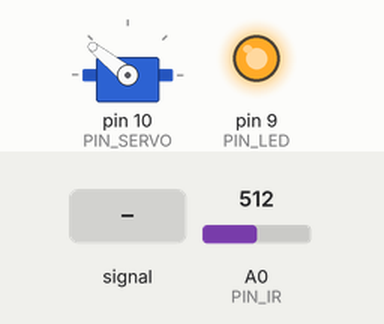
A sketch run on a simulated Arduino Uno, built with avr-gcc and run on an emulated ATmega328P. Parts: servo, output pins drawn as LEDs (lit = HIGH). Dashed ring = blinking. The inputs (shaded band) are chosen by the test bench; at power-on: A0 (PIN_IR) = 512. What the sketch prints to the serial monitor is not drawn.

Above: at 1.2 s.
1.3 s: A0 (PIN_IR) fed a 2 Hz sine of ±306 counts around its level
At 1.94 s:
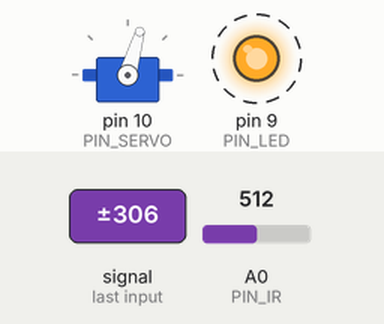
4.3 s: A0 (PIN_IR) set to 0
At 4.8 s:
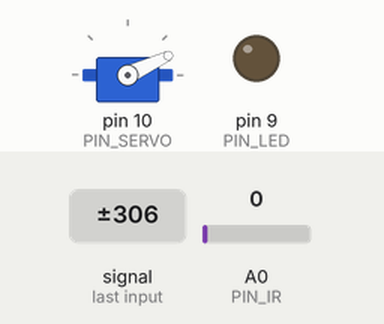
5.9 s: A0 (PIN_IR) set to 255
8.9 s: A0 (PIN_IR) set to 281
At 9.5 s:
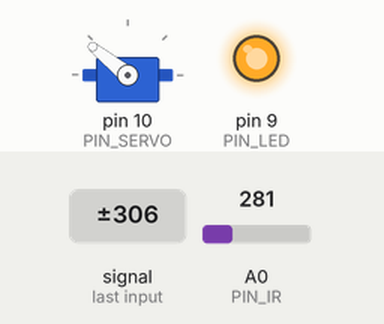
10.5 s: A0 (PIN_IR) fed a 200 Hz sine of ±255 counts around its level
At 10.66 s:
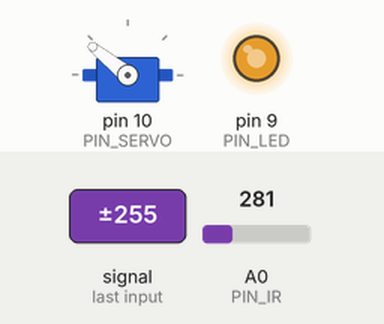
13.5 s: A0 (PIN_IR) set to 165
Timing chart, 0 to 16.1 s (numbered marks = the images above; inputs shaded):
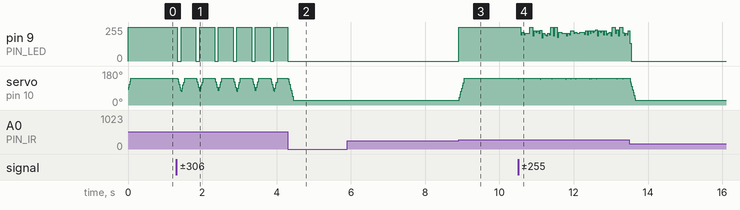

The sketch:

22_bbc_20243084.ino
```cpp
#include <Servo.h>

// Arduino pin assignment
#define PIN_LED   9
#define PIN_SERVO 10
#define PIN_IR    A0

// Event interval parameters
#define _INTERVAL_DIST    2 // distance sensor interval (unit: ms)
#define _INTERVAL_SERVO   2 // servo interval (unit: ms)
#define _INTERVAL_SERIAL  5 // serial interval (unit: ms)

// EMA filter configuration for the IR distance sensor
#define _EMA_ALPHA 0.5    // EMA weight of new sample (range: 0 to 1)
                          // Setting EMA to 1 effectively disables EMA filter.

// Servo adjustment - Set _DUTY_MAX, _NEU, _MIN with your own numbers
#define _DUTY_MAX 2000 // 2000
#define _DUTY_NEU 1400 // 1500
#define _DUTY_MIN 800 // 1000

#define _SERVO_ANGLE_DIFF  145  // Replace with |D - E| degree
#define _SERVO_SPEED       1000  // servo speed

#define _BANGBANG_RANGE    1000  // duty up and down for bangbang control

// Target Distance
#define _DIST_TARGET    175 // Center of the rail (unit:mm)

// global variables

Servo myservo;

float dist_ema;     // unit: mm

int duty_change_per_interval; // maximum duty difference per interval
int duty_target;    // Target duty
int duty_current;      // Current duty
int duty_adj;       // Level adjustment

unsigned long last_sampling_time_dist;   // unit: msec
unsigned long last_sampling_time_servo;  // unit: msec
unsigned long last_sampling_time_serial; // unit: msec

bool event_dist, event_servo, event_serial; // event triggered?

void setup()
{
  // initialize GPIO pins
  pinMode(PIN_LED,OUTPUT);
  myservo.attach(PIN_SERVO);

  duty_target = duty_current = _DUTY_NEU;
  myservo.writeMicroseconds(duty_current);

  // initialize serial port
  Serial.begin(250000);

  // convert angular speed into duty change per interval.
  duty_change_per_interval =
    (float)(_DUTY_MAX - _DUTY_MIN) * ((float)_SERVO_SPEED / _SERVO_ANGLE_DIFF) * (_INTERVAL_SERVO / 1000.0);
}

void loop()
{
  unsigned long time_curr = millis();

  // wait until next event time
  if (time_curr >= (last_sampling_time_dist + _INTERVAL_DIST)) {
        last_sampling_time_dist += _INTERVAL_DIST;
        event_dist = true;
  }
  if (time_curr >= (last_sampling_time_servo + _INTERVAL_SERVO)) {
        last_sampling_time_servo += _INTERVAL_SERVO;
        event_servo = true;
  }
  if (time_curr >= (last_sampling_time_serial + _INTERVAL_SERIAL)) {
        last_sampling_time_serial += _INTERVAL_SERIAL;
        event_serial = true;
  }

  if (event_dist) {
    float dist_filtered; // unit: mm
    event_dist = false;

    // get a distance reading from the distance sensor
    dist_filtered = volt_to_distance(ir_sensor_filtered(10, 0.5, 0));
    dist_ema = _EMA_ALPHA * dist_filtered + (1.0 - _EMA_ALPHA) * dist_ema;

    // bang bang control
    if (dist_ema > _DIST_TARGET) {
      duty_target = _DUTY_NEU - _BANGBANG_RANGE;
      digitalWrite(PIN_LED, 0);
    } else if (dist_ema < _DIST_TARGET) {
      duty_target = _DUTY_NEU + _BANGBANG_RANGE;
      digitalWrite(PIN_LED, 1);
    }
  }

  if (event_servo) {
    event_servo = false;

    // adjust duty_current toward duty_target by duty_change_per_interval
    if (duty_target > duty_current) {
      duty_current += duty_change_per_interval;
      if (duty_current > duty_target)
          duty_current = duty_target;
    } else if (duty_target < duty_current) {
      duty_current -= duty_change_per_interval;
      if (duty_current < duty_target)
        duty_current = duty_target;
    }

    // servo arm protection
    if (duty_current < _DUTY_MIN)
      duty_current = _DUTY_MIN;
    else if (duty_current > _DUTY_MAX)
      duty_current = _DUTY_MAX;

    // update servo position
    myservo.writeMicroseconds(duty_current);
  }

  if (event_serial) {
    event_serial = false;

    // output the read value to the serial port
    Serial.print("TARGET:"); Serial.print(_DIST_TARGET);
    Serial.print(",DIST:"); Serial.print(dist_ema);
    Serial.print(",duty_target:"); Serial.print(duty_target);
    Serial.print(",duty_current:"); Serial.println(duty_current);
  }
}

float volt_to_distance(int a_value)
{
  // Replace line into your own equation
  // return (6762.0 / (a_value - 9) - 4.0) * 10.0;
  return 1138 + (-6.43)*a_value + 0.0128*a_value*a_value + (-8.7E-06)*a_value*a_value*a_value;
}

int compare(const void *a, const void *b) {
  return (*(unsigned int *)a - *(unsigned int *)b);
}

unsigned int ir_sensor_filtered(unsigned int n, float position, int verbose)
{
  // Eliminate spiky noise of an IR distance sensor by repeating measurement and taking a middle value
  // n: number of measurement repetition
  // position: the percentile of the sample to be taken (0.0 <= position <= 1.0)
  // verbose: 0 - normal operation, 1 - observing the internal procedures, and 2 - calculating elapsed time.
  // Example 1: ir_sensor_filtered(n, 0.5, 0) => return the median value among the n measured samples.
  // Example 2: ir_sensor_filtered(n, 0.0, 0) => return the smallest value among the n measured samples.
  // Example 3: ir_sensor_filtered(n, 1.0, 0) => return the largest value among the n measured samples.

  // The output of Sharp infrared sensor includes lots of spiky noise.
  // To eliminate such a spike, ir_sensor_filtered() performs the following two steps:
  // Step 1. Repeat measurement n times and collect n * position smallest samples, where 0 <= postion <= 1.
  // Step 2. Return the position'th sample after sorting the collected samples.

  // returns 0, if any error occurs

  unsigned int *ir_val, ret_val;
  unsigned int start_time;

  if (verbose >= 2)
    start_time = millis();

  if ((n == 0) || (n > 100) || (position < 0.0) || (position > 1))
    return 0;

  if (position == 1.0)
    position = 0.999;

  if (verbose == 1) {
    Serial.print("n: "); Serial.print(n);
    Serial.print(", position: "); Serial.print(position);
    Serial.print(", ret_idx: ");  Serial.println((unsigned int)(n * position));
  }

  ir_val = (unsigned int *)malloc(sizeof(unsigned int) * n);
  if (ir_val == NULL)
    return 0;

  if (verbose == 1)
    Serial.print("IR:");

  for (int i = 0; i < n; i++) {
    ir_val[i] = analogRead(PIN_IR);
    if (verbose == 1) {
        Serial.print(" ");
        Serial.print(ir_val[i]);
    }
  }

  if (verbose == 1)
    Serial.print  ("  => ");

  qsort(ir_val, n, sizeof(unsigned int), compare);
  ret_val = ir_val[(unsigned int)(n * position)];

  if (verbose == 1) {
    for (int i = 0; i < n; i++) {
        Serial.print(" ");
        Serial.print(ir_val[i]);
    }
    Serial.print(" :: ");
    Serial.println(ret_val);
  }
  free(ir_val);

  if (verbose >= 2) {
    Serial.print("Elapsed time: "); Serial.print(millis() - start_time); Serial.println("ms");
  }

  return ret_val;
}
```

Measured:
- the behaviour switches between 262 and 263 on A0 (PIN_IR) (found by bisection; images 2 and 3)
- after the input at 4.3 s, pin 9 (PIN_LED): goes on until 4.3 s, then stays 0/255
- after the input at 8.9 s, pin 9 (PIN_LED): 0/255 → 255/255 at once; servo on pin 10 (PIN_SERVO): moves from 25° to 141° over 0.15 s, starting at once
